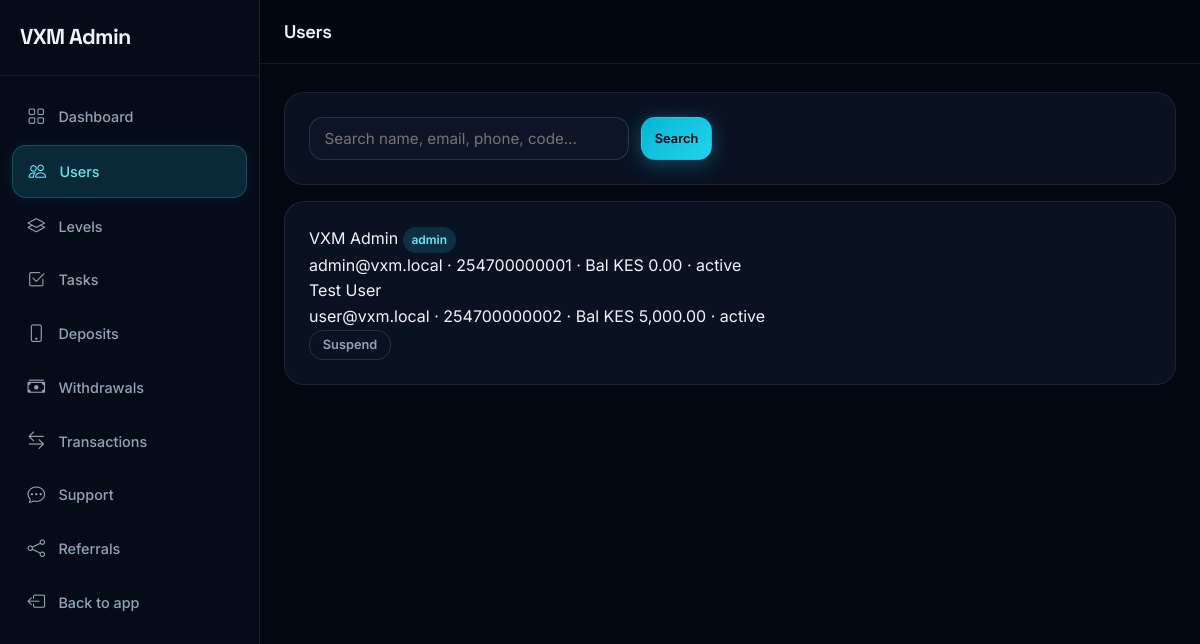
The page /admin/users.php (signed in) on the database its author committed.
### tables this page shows
CREATE TABLE IF NOT EXISTS `users` (
  `id` INT UNSIGNED NOT NULL AUTO_INCREMENT,
  `full_name` VARCHAR(150) NOT NULL,
  `email` VARCHAR(190) NOT NULL,
  `phone` VARCHAR(20) DEFAULT NULL,
  `password` VARCHAR(255) NOT NULL,
  `referral_code` VARCHAR(20) NOT NULL,
  `referred_by` VARCHAR(20) DEFAULT NULL COMMENT 'Referral code of referrer',
  `level_id` INT UNSIGNED DEFAULT NULL,
  `wallet_balance` DECIMAL(14,2) NOT NULL DEFAULT 0.00,
  `total_earnings` DECIMAL(14,2) NOT NULL DEFAULT 0.00,
  `total_withdrawals` DECIMAL(14,2) NOT NULL DEFAULT 0.00,
  `total_deposits` DECIMAL(14,2) NOT NULL DEFAULT 0.00,
  `status` ENUM('active','inactive','suspended') NOT NULL DEFAULT 'active',
  `is_admin` TINYINT(1) NOT NULL DEFAULT 0,
  `email_verified_at` DATETIME DEFAULT NULL,
  `last_login_at` DATETIME DEFAULT NULL,
  `created_at` DATETIME NOT NULL DEFAULT CURRENT_TIMESTAMP,
  `updated_at` DATETIME DEFAULT NULL ON UPDATE CURRENT_TIMESTAMP,
  PRIMARY KEY (`id`),
  UNIQUE KEY `uk_users_email` (`email`),
  UNIQUE KEY `uk_users_referral_code` (`referral_code`),
  KEY `idx_users_level` (`level_id`),
  KEY `idx_users_status` (`status`),
  KEY `idx_users_referred_by` (`referred_by`)
);

### includes/helpers.php (called while the page is built, shortened)
<?php
function require_login(): array {
    return [
        'id'         => (int)$_SESSION['user_id'],
        'full_name'  => $_SESSION['full_name'] ?? '',
        'email'      => $_SESSION['email'] ?? '',
        'is_admin'   => !empty($_SESSION['is_admin']),
        'level_id'   => (int)($_SESSION['level_id'] ?? 0),
    ];
}
function require_admin(): array {
    $user = require_login();
    return $user;
}
function money(float $amount): string {
    return CURRENCY . ' ' . number_format($amount, 2);
}
function e(?string $str): string {
    return htmlspecialchars($str ?? '', ENT_QUOTES, 'UTF-8');
}

### admin/users.php (the view, shortened to what this page needs)
<?php
$admin = require_admin();
$db = db();
$q = trim($_GET['q'] ?? '');
$sql = "SELECT id, full_name, email, phone, level_id, wallet_balance, total_earnings, status, is_admin, created_at
        FROM users";
$sql .= " ORDER BY created_at DESC LIMIT 100";
$stmt = $db->prepare($sql);
$stmt->execute();
$res = $stmt->get_result();
$users = [];
while ($r = $res->fetch_assoc()) $users[] = $r;
require __DIR__ . '/_layout.php';
?>
<div class="panel" style="margin-bottom:1rem;">
  <form method="GET" style="display:flex;gap:0.75rem;">
    <input type="search" name="q" class="form-input" placeholder="Search name, email, phone, code…" value="<?= e($q) ?>" style="max-width:320px;" />
    <button class="btn btn-primary btn-sm">Search</button>
  </form>
</div>
<div class="panel">
  <?php if (empty($users)): ?>
    <div class="empty-state"><h3>No users found</h3></div>
  <?php else: ?>
    <div class="tx-list">
      <?php foreach ($users as $u): ?>
        <div class="tx-row">
          <div class="tx-info">
            <div class="tx-desc"><?= e($u['full_name']) ?> <?= $u['is_admin'] ? '<span class="badge badge-info">admin</span>' : '' ?></div>
            <div class="tx-date"><?= e($u['email']) ?> · <?= e($u['phone'] ?? '—') ?> · Bal <?= money((float)$u['wallet_balance']) ?> · <?= e($u['status']) ?></div>
          </div>
          <?php if ((int)$u['id'] !== $admin['id']): ?>
            <form method="POST" style="margin:0;">
              <button name="toggle_status" class="btn btn-ghost btn-sm"><?= $u['status']==='active'?'Suspend':'Activate' ?></button>
            </form>
          <?php endif; ?>
        </div>
      <?php endforeach; ?>
    </div>
  <?php endif; ?>
</div>

### assets/css/vxm.css (style rules this page uses)
:root { --bg-deep: #030712; --bg-base: #060b18; --bg-elevated: #0b1224; --bg-card: rgba(15, 23, 42, 0.72); --bg-card-solid: #0f172a; --bg-glass: rgba(15, 23, 42, 0.55); --accent: #22d3ee; --accent-soft: #67e8f9; --accent-dim: rgba(34, 211, 238, 0.15); --accent-glow: rgba(34, 211, 238, 0.35); --gold: #fbbf24; --gold-soft: #fcd34d; --success: #34d399; --danger: #f87171; --warning: #fbbf24; --text-primary: #f1f5f9; --text-secondary: #94a3b8; --text-muted: #64748b; --text-inverse: #030712; --border: rgba(148, 163, 184, 0.12); --border-strong: rgba(148, 163, 184, 0.22); --border-accent: rgba(34, 211, 238, 0.35); --shadow-sm: 0 2px 8px rgba(0, 0, 0, 0.25); --shadow-md: 0 8px 30px rgba(0, 0, 0, 0.35); --shadow-lg: 0 20px 60px rgba(0, 0, 0, 0.45); --shadow-glow: 0 0 40px rgba(34, 211, 238, 0.18); --font-sans: "Inter", system-ui, -apple-system, sans-serif; --font-display: "Space Grotesk", var(--font-sans); --radius-sm: 8px; --radius-md: 14px; --radius-lg: 20px; --radius-xl: 28px; --radius-full: 9999px; --nav-height: 72px; --container: 1180px; --sidebar-width: 260px; --ease: cubic-bezier(0.22, 1, 0.36, 1); --ease-out: cubic-bezier(0.16, 1, 0.3, 1); --duration: 0.35s; }
*, *::before, *::after { box-sizing: border-box; margin: 0; padding: 0; }
html { scroll-behavior: smooth; -webkit-text-size-adjust: 100%; }
body { font-family: var(--font-sans); font-size: 16px; line-height: 1.6; color: var(--text-primary); background: var(--bg-deep); min-height: 100vh; overflow-x: hidden; -webkit-font-smoothing: antialiased; }
button { font-family: inherit; cursor: pointer; border: none; background: none; }
input, select, textarea { font-family: inherit; font-size: 1rem; }
.btn { display: inline-flex; align-items: center; justify-content: center; gap: 0.5rem; padding: 0.7rem 1.35rem; font-size: 0.925rem; font-weight: 600; border-radius: var(--radius-md); transition: all var(--duration) var(--ease); white-space: nowrap; border: 1px solid transparent; line-height: 1.2; }
.btn-primary { background: linear-gradient(135deg, #06b6d4 0%, #22d3ee 100%); color: var(--text-inverse); box-shadow: 0 4px 20px rgba(34, 211, 238, 0.3); }
.btn-ghost { background: transparent; color: var(--text-secondary); border-color: var(--border-strong); }
.btn-sm { padding: 0.45rem 0.9rem; font-size: 0.825rem; }

### assets/css/dashboard.css (style rules this page uses)
:root { --bg-deep: #030712; --bg-base: #060b18; --bg-elevated: #0b1224; --bg-card: rgba(15, 23, 42, 0.72); --bg-card-solid: #0f172a; --accent: #22d3ee; --accent-soft: #67e8f9; --accent-dim: rgba(34, 211, 238, 0.15); --gold: #fbbf24; --success: #34d399; --danger: #f87171; --text-primary: #f1f5f9; --text-secondary: #94a3b8; --text-muted: #64748b; --border: rgba(148, 163, 184, 0.12); --border-strong: rgba(148, 163, 184, 0.22); --border-accent: rgba(34, 211, 238, 0.35); --font-sans: "Inter", system-ui, sans-serif; --font-display: "Space Grotesk", var(--font-sans); --radius-md: 14px; --radius-lg: 20px; --sidebar-width: 260px; --nav-height: 64px; }
*, *::before, *::after { box-sizing: border-box; margin: 0; padding: 0; }
body { font-family: var(--font-sans); background: var(--bg-deep); color: var(--text-primary); min-height: 100vh; -webkit-font-smoothing: antialiased; }
.btn { display: inline-flex; align-items: center; justify-content: center; gap: 0.4rem; padding: 0.55rem 1.1rem; font-size: 0.875rem; font-weight: 600; border-radius: var(--radius-md); border: 1px solid transparent; cursor: pointer; text-decoration: none; transition: all 0.2s ease; }
.btn-primary { background: linear-gradient(135deg, #06b6d4, #22d3ee); color: #030712; }
.btn-ghost { background: transparent; color: var(--text-secondary); border-color: var(--border-strong); }
.btn-sm { padding: 0.4rem 0.8rem; font-size: 0.8rem; }
.badge { display: inline-block; padding: 0.2rem 0.55rem; border-radius: 999px; font-size: 0.75rem; font-weight: 600; }
.badge-info { background: var(--accent-dim); color: var(--accent-soft); }
.form-input { width:100%; padding:0.7rem 0.9rem; background:rgba(15,23,42,0.8); border:1px solid var(--border-strong); border-radius:var(--radius-md); color:var(--text-primary); font-size:0.95rem; }
.panel, .form-card { background:var(--bg-card); border:1px solid var(--border); border-radius:var(--radius-lg); padding:1.5rem; margin-bottom:1.25rem; }

### rows shown on the page
users: full_name "VXM Admin", is_admin "admin", email "admin@vxm.local", phone "254700000001", wallet_balance "KES 0.00", status "active"
users: full_name "Test User", email "user@vxm.local", phone "254700000002", wallet_balance "KES 5,000.00", status "active", shows "Suspend"

### other values the page prints
$title "Users"
